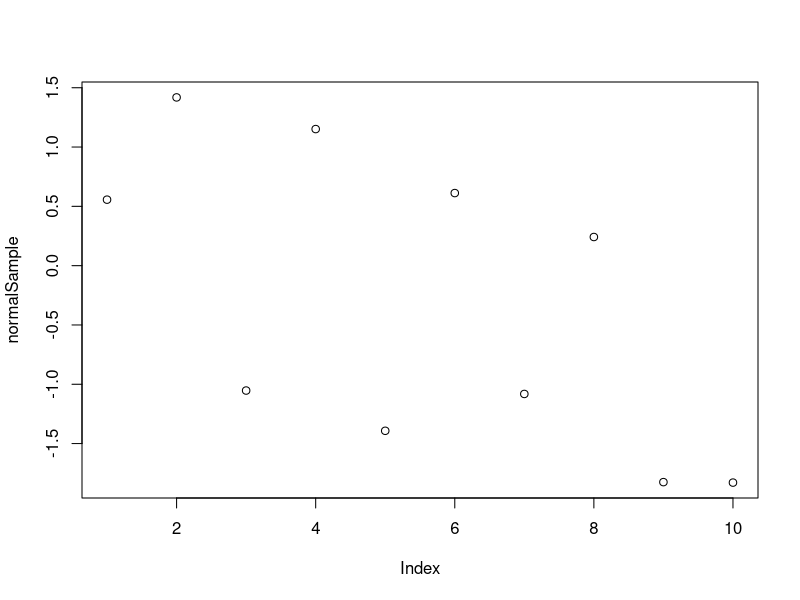

Write R code to recreate this figure.
# Project: Test
# 
# Author: rvanoirbeek
###############################################################################

normalSample <- rnorm(10)

test <- normalSample
plot(normalSample)
aanpassing <- 10
tweedeAanpassing <- 888
